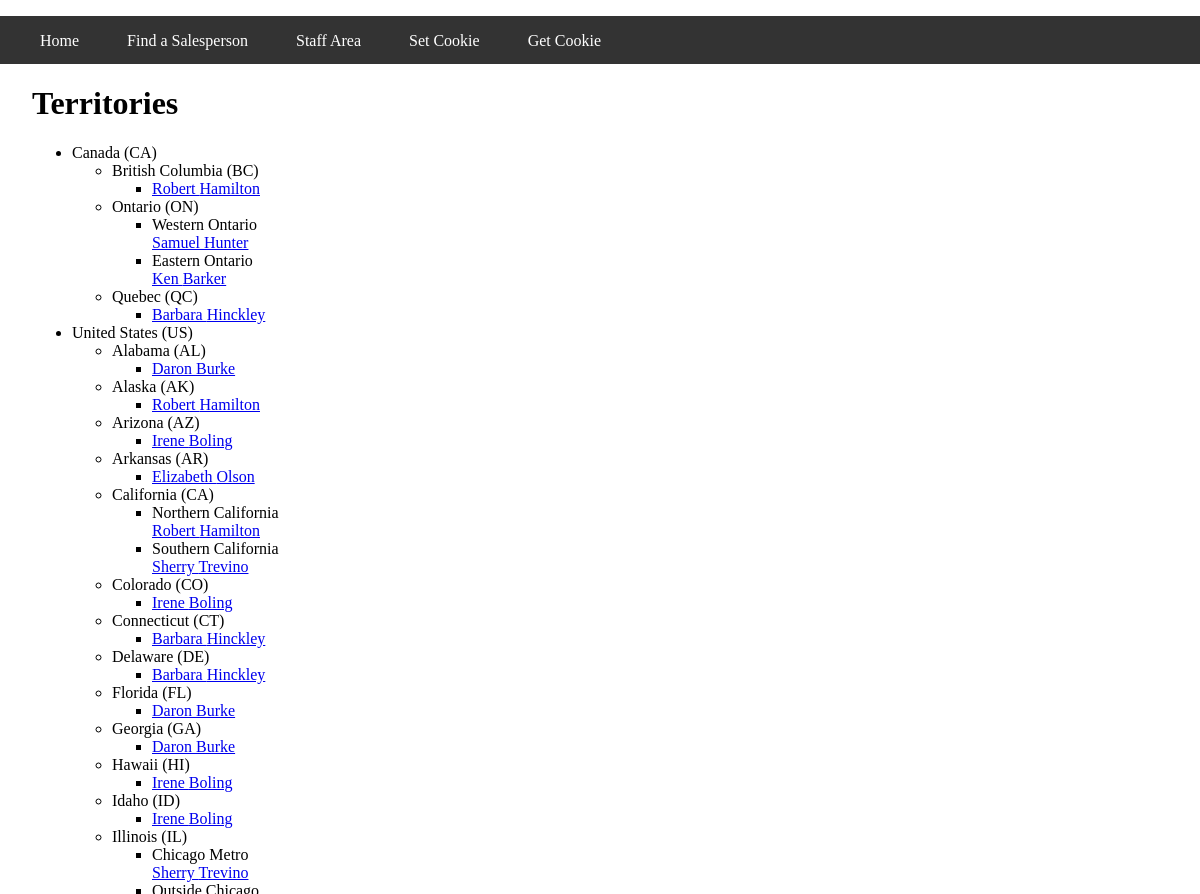
Before: /territories.php (upper part) with the older database file.
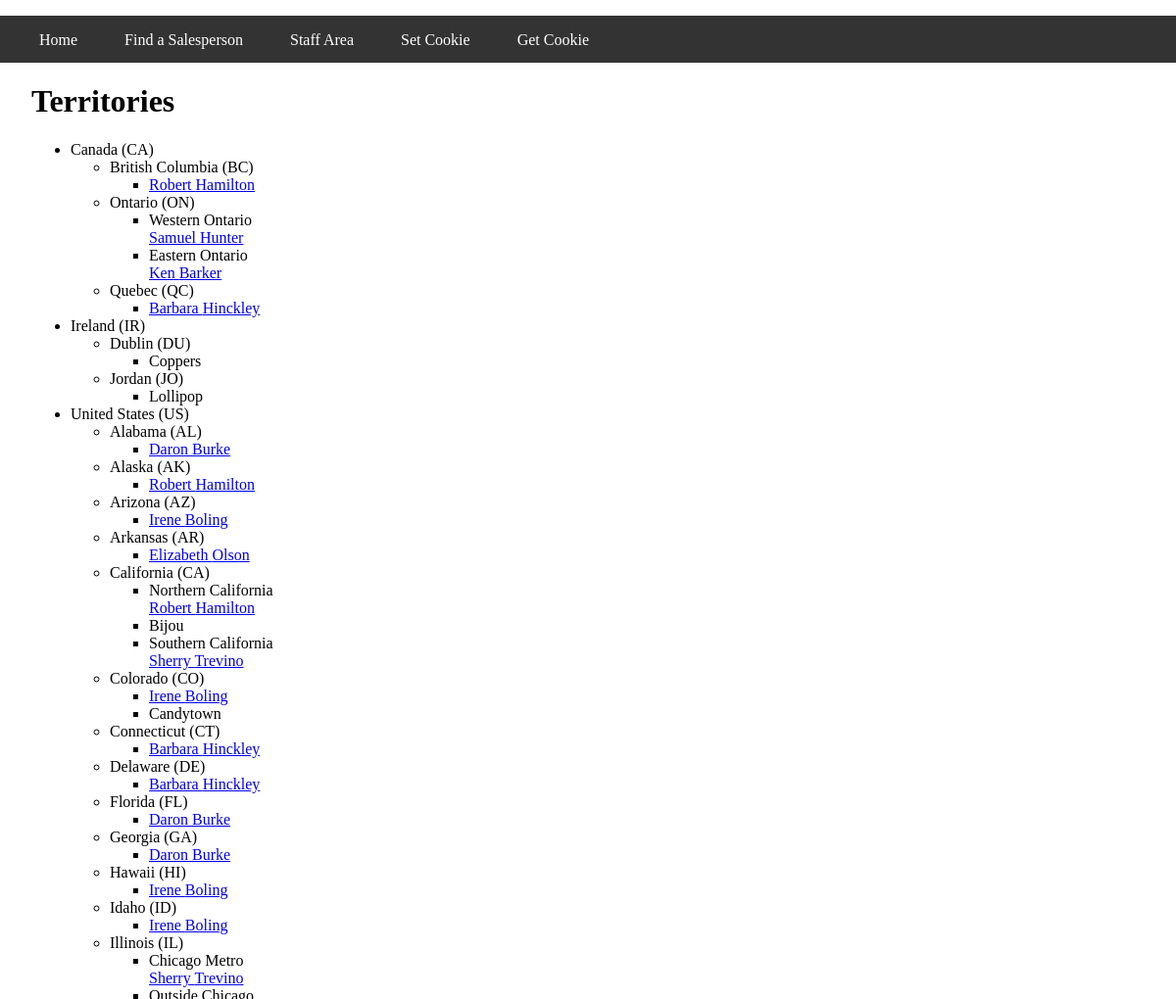
After: the same page with the newer database file.
### tables this page shows
CREATE TABLE `countries` (
  `id` int(11) NOT NULL AUTO_INCREMENT,
  `name` varchar(255) DEFAULT NULL,
  `code` varchar(255) DEFAULT NULL,
  PRIMARY KEY (`id`)
);

CREATE TABLE `states` (
  `id` int(11) NOT NULL AUTO_INCREMENT,
  `name` varchar(255) DEFAULT NULL,
  `code` varchar(255) DEFAULT NULL,
  `country_id` int(11) DEFAULT NULL,
  PRIMARY KEY (`id`),
  KEY `fk_country_id` (`country_id`)
);

CREATE TABLE `salespeople` (
  `id` int(11) NOT NULL AUTO_INCREMENT,
  `first_name` varchar(255) DEFAULT NULL,
  `last_name` varchar(255) DEFAULT NULL,
  `phone` varchar(255) DEFAULT NULL,
  `email` varchar(255) DEFAULT NULL,
  PRIMARY KEY (`id`)
);

CREATE TABLE `territories` (
  `id` int(11) NOT NULL AUTO_INCREMENT,
  `name` varchar(255) DEFAULT NULL,
  `state_id` int(11) DEFAULT NULL,
  `position` int(11) DEFAULT NULL,
  PRIMARY KEY (`id`),
  KEY `state_id` (`state_id`)
);

### private/functions.php (called while the page is built, shortened)
<?php
  function h($string="") {
    return htmlspecialchars($string);
  }
  function u($string="") {
    return urlencode($string);
  }
  function url_for($script_path) {
    return DOC_ROOT . $script_path;
  }
?>

### private/query_functions.php (called while the page is built, shortened)
<?php
  function find_all_countries() {
    global $db;
    $sql = "SELECT * FROM countries ";
    $sql .= "ORDER BY name ASC;";
    $country_result = db_query($db, $sql);
    return $country_result;
  }
  function find_states_for_country_id($country_id=0) {
    global $db;
    $sql = "SELECT * FROM states ";
    $sql .= "WHERE country_id='" . db_escape($db, $country_id) . "' ";
    $sql .= "ORDER BY name ASC;";
    $state_result = db_query($db, $sql);
    return $state_result;
  }
  function find_territories_for_state_id($state_id=0) {
    global $db;
    $sql = "SELECT * FROM territories ";
    $sql .= "WHERE state_id='" . db_escape($db, $state_id) . "' ";
    $sql .= "ORDER BY position ASC;";
    $territory_result = db_query($db, $sql);
    return $territory_result;
  }
  function find_salespeople_for_territory_id($territory_id=0) {
    global $db;
    $sql = "SELECT * FROM salespeople ";
    $sql .= "LEFT JOIN salespeople_territories
              ON (salespeople_territories.salesperson_id = salespeople.id) ";
    $sql .= "WHERE salespeople_territories.territory_id='" . db_escape($db, $territory_id) . "' ";
    $sql .= "ORDER BY last_name ASC, first_name ASC;";
    $salespeople_result = db_query($db, $sql);
    return $salespeople_result;
  }
?>

### private/database.php (called while the page is built, shortened)
<?php
  function db_query($connection, $sql) {
    $result_set = mysqli_query($connection, $sql);
    return $result_set;
  }
  function db_fetch_assoc($result_set) {
    return mysqli_fetch_assoc($result_set);
  }
  function db_escape($connection, $string) {
    return mysqli_real_escape_string($connection, $string);
  }
?>

### public/territories.php (the view, shortened to what this page needs)
<?php include(SHARED_PATH . '/header.php'); ?>
<?php include(SHARED_PATH . '/public_menu.php'); ?>
<div id="main-content">
  <h1>Territories</h1>
  <?php
  $country_result = find_all_countries();
  echo "<ul id=\"countries\">";
  while($country = db_fetch_assoc($country_result)) {
    echo "<li>";
    echo h($country['name']);
    echo " (" . h($country['code']) . ")";
    $state_result = find_states_for_country_id($country['id']);
    echo "<ul id=\"states\">";
    while($state = db_fetch_assoc($state_result)) {
      echo "<li>";
      echo h($state['name']);
      echo " (" . h($state['code']) . ")";
      $territory_result = find_territories_for_state_id($state['id']);
      echo "<ul id=\"territories\">";
      while($territory = db_fetch_assoc($territory_result)) {
        echo "<li>";
        if($territory['name'] != $state['name']) {
          echo h($territory['name']) . "<br />";
        }
        $salespeople_result = find_salespeople_for_territory_id($territory['id']);
        while($person = db_fetch_assoc($salespeople_result)) {
          echo "<span class=\"salesperson\">";
          $url = 'salesperson.php?id=' . u($person['id']);
          echo "<a href=\"" . h($url) . "\">";
          echo h($person['first_name']) . " " . h($person['last_name']);
          echo "</a>";
          echo "</span>";
          echo "<br />";
        }
        echo "</li>";
      }
      echo "</ul>";
      echo "</li>";
    }
    echo "</ul>";
    echo "</li>";
  }
  echo "</ul>";
  ?>
</div>
<?php include(SHARED_PATH . '/footer.php'); ?>

### private/shared/header.php (shortened to what this page needs)
<!doctype html>
<html lang="en">
  <head>
  </head>
  <body>

### private/shared/public_menu.php
<div id="menu">
  <ul>
    <li><a href="<?php echo url_for('/index.php'); ?>">Home</a></li>
    <li><a href="<?php echo url_for('/territories.php'); ?>">Find a Salesperson</a></li>
    <li><a href="<?php echo url_for('/staff/index.php'); ?>">Staff Area</a></li>
    <li><a href="<?php echo url_for('/set_secret_cookie.php'); ?>">Set Cookie</a></li>
    <li><a href="<?php echo url_for('/get_secret_cookie.php'); ?>">Get Cookie</a></li>
  </ul>
</div>

### private/shared/footer.php (shortened to what this page needs)
  </body>
</html>

### private/shared/header.php (style rules this page uses)
html, body { margin: 0; padding: 0; height: 100%; width: 100%; }
#menu { width: 100%; height: 3em; margin: 0; padding: 0; background-color: #333333; }
#menu ul { list-style: none; }
#menu ul li { float: left; margin-top: 1em; margin-right: 3em; }
#menu ul li a { color: #FFFFFF; text-decoration: none; }
#main-content { padding: 0 2em; }

Changed rows visible on the page:
added countries: name "Ireland", code "IR"
added states: name "Dublin", code "DU", shown under "Ireland"
added territories: name "Coppers", shown under "Dublin"
added states: name "Jordan", code "JO", shown under "Ireland"
added territories: name "Lollipop", shown under "Jordan"
added territories: name "Bijou", shown under states "California"
added territories: name "Candytown", shown under states "Colorado"
